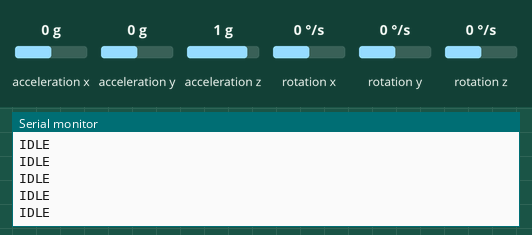
The sketch below on a simulated Arduino Uno, built with avr-gcc and run on an emulated ATmega328P. Parts: the last lines printed to the serial monitor. Inputs (shaded band) come from the test bench; at power-on: acceleration x 0 g, acceleration y 0 g, acceleration z 1 g, rotation x 0 °/s, rotation y 0 °/s, rotation z 0 °/s.

Above: at 3.2 s.
3.3 s: acceleration x set to -1.4 g
At 3.41 s:
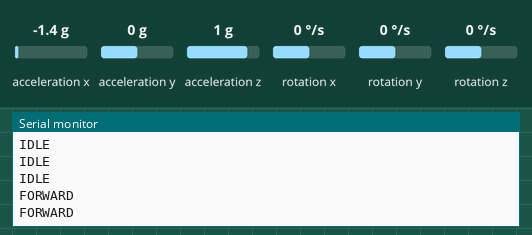
5.2 s: acceleration y set to -1.4 g
At 5.3 s:
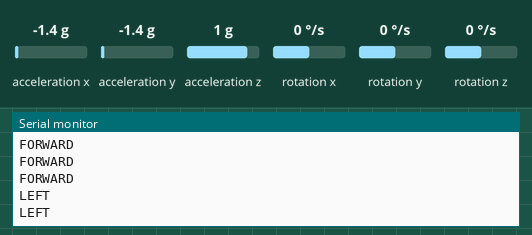
7.1 s: acceleration y set to 0 g
At 7.12 s:
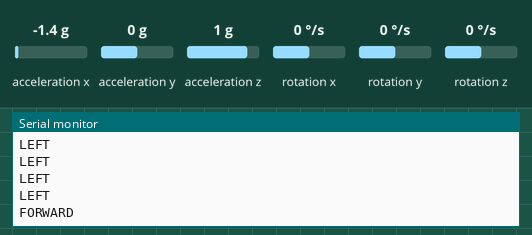
10.1 s: acceleration x set to 0.8 g
At 10.16 s:
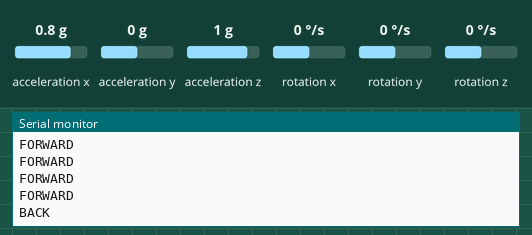
12.0 s: acceleration y set to 0.8 g
At 12.04 s:
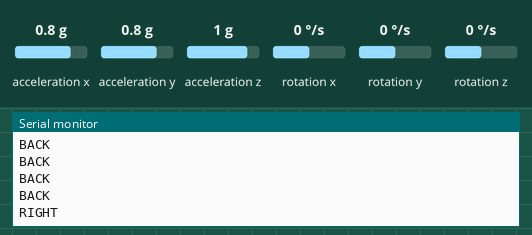

Measured:
- after the input at 3.3 s, the serial monitor: prints a new line after 0.05 s (image 1)
- after the input at 5.2 s, the serial monitor: prints a new line at once (image 2)
- after the input at 10.1 s, the serial monitor: prints a new line after 0.05 s (image 4)
- after the input at 12.0 s, the serial monitor: prints a new line at once (image 5)

The sketch:

gesture_controller.ino
```cpp
#include "Wire.h"
#include <MPU6050_light.h>

MPU6050 mpu(Wire);
unsigned long timer = 0;

void setup() {
  Serial.begin(9600);
  Wire.begin();
  byte status = mpu.begin();
  while (status != 0) { }
  delay(1000);
  mpu.calcOffsets();
}

void loop() {
  mpu.update();
  if ((millis() - timer) > 50) {
    float roll  = mpu.getAngleX();
    float pitch = mpu.getAngleY();

    if      (roll  < -15.0) Serial.println("LEFT");
    else if (roll  >  15.0) Serial.println("RIGHT");
    else if (pitch >  15.0) Serial.println("FORWARD");
    else if (pitch < -15.0) Serial.println("BACK");
    else                    Serial.println("IDLE");

    timer = millis();
  }
}
```
